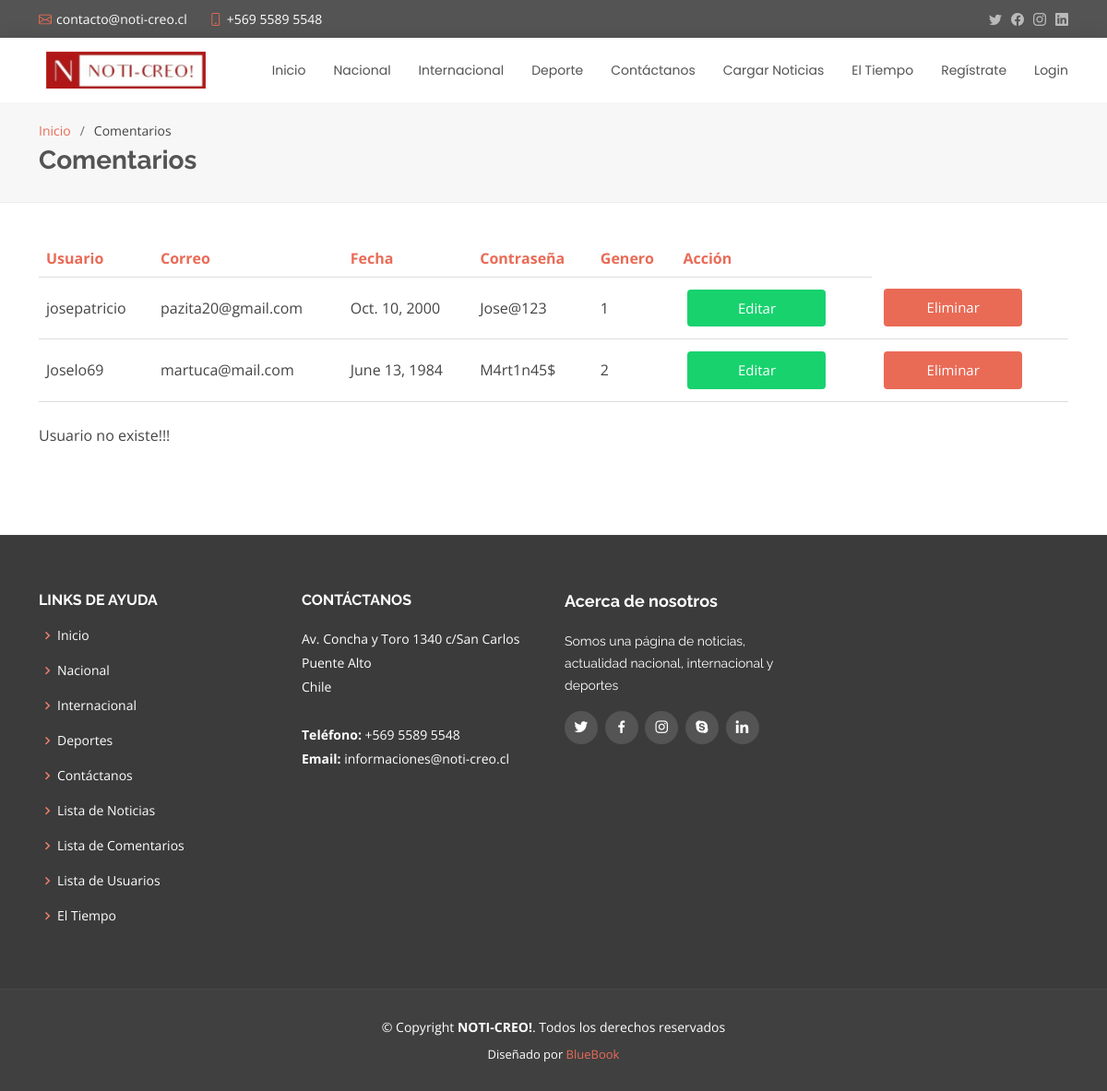
/eliminarUsuario/3, run on the app's committed database.
### core/models.py (models this page shows, shortened)
class Usuario(models.Model):
    TIPO_GENERO = (
        (1, 'Masculino'),
		(2, 'Femenino'),
		(3, 'Otros'),
    )
    TIPO_COMUNA = (
        (1, 'Puente Alto'),
        (2, 'La Florida'),
        (3, 'Pirque'),
        (4, 'Macul'),
        (5, 'Peñalolen'),
        (6, 'San Ramón'),
        (7, 'Cerrillos'),
        (8, 'Cerro Navia'),
        (9, 'Conchalí'),
        (10, 'Estación Central'),
        (11, 'Huechuraba'),
        (12, 'Independencia'),
        (13, 'La Cisterna'),
        (14, 'La Granja'),
        (15, 'La Pintana'),
        (16, 'La Reina'),
        (17, 'Las Condes'),
        (18, 'Lo Barnechea'),
        (19, 'Lo Espejo'),
        (20, 'Lo Prado'),
        (21, 'Maipú'),
        (22, 'Ñuñoa'),
        (23, 'Pedro Aguirre Cerda'),
        (23, 'Providencia'),
        (25, 'Pudahuel'),
        (26, 'Quilicura'),
        (27, 'Quinta Normal'),
        (28, 'Recoleta'),
        (29, 'Renca'),
        (30, 'San Joaquín'),
        (31, 'San Miguel'),
        (32, 'Santiago'),
        (33, 'Vitacura'),
        (34, 'San José de Maipo'),
        (35, 'San Bernardo'),
        (36, 'Calera de Tango'),
        (37, 'Buin'),
        (38, 'Paine'),
        (39, 'Colina'),
        (40, 'Lampa'),
        (41, 'Til-Til'),
        (42, 'Alhué'),
        (43, 'Curacaví'),
        (44, 'María Pinto'),
        (45, 'Melipilla'),
        (46, 'San Pedro'),
        )
    nomUsuario = models.CharField(max_length=50)
    correo = models.EmailField(blank=False)
    nomCompleto = models.CharField(max_length=100)
    rut = models.CharField(max_length=10)
    fechaNac = models.DateField()
    contrasena = models.CharField(max_length=10)
    telefono = models.IntegerField()
    genero = models.IntegerField(choices=TIPO_GENERO)
    direccion = models.CharField(max_length=60)
    ciudad = models.CharField(max_length=50)
    comuna = models.IntegerField(choices=TIPO_COMUNA)

### core/views.py (the view)
# urls.py: path('eliminarUsuario/<str:pk>', eliminarUsuario, name='eliminarUsuario'),
def eliminarUsuario(request, pk):
    try:
        usuario = Usuario.objects.get(id=pk)
        usuario.delete()
        mensaje = 'Usuario Eliminada!!!'
        usuarios = Usuario.objects.all()
        context = {
            'usuarios' : usuarios,
            'mensaje' : mensaje
        }
        return render(request, 'core/listarUsuario.html', context)
    except:
        mensaje = 'Usuario no existe!!!'
        usuarios = Usuario.objects.all()
        context = {
            'usuarios' : usuarios,
            'mensaje' : mensaje
        }
        return render(request, 'core/listarUsuario.html', context)

### core/templates/core/listarUsuario.html (shortened to what this page needs)
{% load static %}
<!DOCTYPE html>
<html lang="en">
<head>
  <link href="{% static 'vendor/animate.css/animate.min.css'%}" rel="stylesheet">
  <link href="{% static 'vendor/bootstrap/css/bootstrap.min.css'%}" rel="stylesheet">
  <link href="{% static 'vendor/bootstrap-icons/bootstrap-icons.css'%}" rel="stylesheet">
  <link href="{% static 'vendor/boxicons/css/boxicons.min.css'%}" rel="stylesheet">
  <link href="{% static 'vendor/glightbox/css/glightbox.min.css'%}" rel="stylesheet">
  <link href="{% static 'vendor/swiper/swiper-bundle.min.css'%}" rel="stylesheet">
  <link href="{% static 'css/style.css'%}" rel="stylesheet">
  <link href="{% static 'css/table.css'%}" rel="stylesheet">
</head>
<body>
  <section id="topbar" class="d-flex align-items-center">
    <div class="container d-flex justify-content-center justify-content-md-between">
      <div class="contact-info d-flex align-items-center">
        <i class="bi bi-envelope d-flex align-items-center"><a href="https://www.gmail.com/">contacto@noti-creo.cl</a></i>
        <i class="bi bi-phone d-flex align-items-center ms-4"><span>+569 5589 5548</span></i>
      </div>
      <br>
      <div class="social-links d-none d-md-flex align-items-center">
        <a href="#" class="twitter"><i class="bi bi-twitter"></i></a>
        <a href="#" class="facebook"><i class="bi bi-facebook"></i></a>
        <a href="#" class="instagram"><i class="bi bi-instagram"></i></a>
        <a href="#" class="linkedin"><i class="bi bi-linkedin"></i></a>
      </div>
    </div>
  </section>
  <header id="header" class="d-flex align-items-center">
    <div class="container d-flex justify-content-between align-items-center">
      <div class="logo">
        <h1><img src="{% static 'img/logoNoti.jpeg'%}" alt=""></h1>
      </div>
      <nav id="navbar" class="navbar">
        <ul>
            <li><a href="{% url 'inicio'%}">Inicio</a></li>
            <li><a href="{% url 'nacional'%}">Nacional</a></li>
            <li><a href="{% url 'internacional'%}">Internacional</a></li>
            <li><a href="{% url 'deporte'%}">Deporte</a></li>
            <li><a href="{% url 'contactoForm'%}">Contáctanos</a></li>
            <li><a href="{% url 'cargaNoticia'%}">Cargar Noticias</a></li>
            <li><a href="{% url 'clima'%}">El Tiempo</a></li>
            {% if not usuario %}
            <li><a href="{% url 'registro'%}">Regístrate</a></li>
            <li><a href="{% url 'login'%}">Login</a></li>
            {% endif %}
        </ul>
      </nav>
    </div>
  </header>
  <main id="main">
    <section id="breadcrumbs" class="breadcrumbs">
      <div class="container">
        <ol>
          <li><a href="{% url 'inicio'%}">Inicio</a></li>
          <li>Comentarios</li>
        </ol>
        <h2>Comentarios</h2>
      </div>
    </section>
    <section id="contact" class="contact">
      <div class="container">
        <table>
          <tr>
            <th>Usuario</th>
            <th>Correo</th>
            <th>Fecha</th>
            <th>Contraseña</th>
            <th>Genero</th>
            <th>Acción</th>
          </tr>
          {% for usuario in usuarios %}
          <tr>
            <td>{{usuario.nomUsuario}}</td>
            <td>{{usuario.correo}}</td>
            <td>{{usuario.fechaNac}}</td>
            <td>{{usuario.contrasena}}</td>
            <td>{{usuario.genero}}</td>
            <td><a href="{% url 'editarUsuario' pk=usuario.id %}" class="button1" style="vertical-align:middle"><span>Editar </span></a></td>
            <td><a href="{% url 'eliminarUsuario' pk=usuario.id %}" class="button" style="vertical-align:middle"><span>Eliminar </span></a></td>
          </tr>
          {% endfor %}
        </table>
        <br>
        {% if mensaje %}
          <p>{{ mensaje }}</p>
        {% endif %}
      </div>
    </section>
  </main>
  <footer id="footer">
    <div class="footer-top">
      <div class="container">
        <div class="row">
          <div class="col-lg-3 col-md-6 footer-links">
            <h4>Links de ayuda</h4>
            <ul>
                <li><i class="bx bx-chevron-right"></i> <a href="{% url 'inicio'%}">Inicio</a></li>
                <li><i class="bx bx-chevron-right"></i> <a href="{% url 'nacional'%}">Nacional</a></li>
                <li><i class="bx bx-chevron-right"></i> <a href="{% url 'internacional'%}">Internacional</a></li>
                <li><i class="bx bx-chevron-right"></i> <a href="{% url 'deporte'%}">Deportes</a></li>
                <li><i class="bx bx-chevron-right"></i> <a href="{% url 'contactoForm'%}">Contáctanos</a></li>
                <li><i class="bx bx-chevron-right"></i> <a href="{% url 'listarNoticia'%}">Lista de Noticias</a></li>
                <li><i class="bx bx-chevron-right"></i> <a href="{% url 'listarComentario'%}">Lista de Comentarios</a></li>
                <li><i class="bx bx-chevron-right"></i> <a href="{% url 'listarUsuario'%}">Lista de Usuarios</a></li>
                <li><i class="bx bx-chevron-right"></i> <a href="{% url 'clima'%}">El Tiempo</a></li>
            </ul>
          </div>
          <div class="col-lg-3 col-md-6 footer-contact">
            <h4>Contáctanos</h4>
            <p>
              Av. Concha y Toro 1340 c/San Carlos
              Puente Alto<br>
              Chile <br><br>
              <strong>Teléfono:</strong> +569 5589 5548<br>
              <strong>Email:</strong> informaciones@noti-creo.cl<br>
            </p>
          </div>
          <div class="col-lg-3 col-md-6 footer-info">
            <h3>Acerca de nosotros</h3>
            <p>Somos una página de noticias, actualidad nacional, internacional y deportes</p>
            <div class="social-links mt-3">
              <a href="#" class="twitter"><i class="bx bxl-twitter"></i></a>
              <a href="#" class="facebook"><i class="bx bxl-facebook"></i></a>
              <a href="#" class="instagram"><i class="bx bxl-instagram"></i></a>
              <a href="#" class="google-plus"><i class="bx bxl-skype"></i></a>
              <a href="#" class="linkedin"><i class="bx bxl-linkedin"></i></a>
            </div>
          </div>
        </div>
      </div>
    </div>
    <div class="container">
      <div class="copyright">
        &copy; Copyright <strong><span>NOTI-CREO!</span></strong>. Todos los derechos reservados
      </div>
      <div class="credits">
        Diseñado por <a href="https://bootstrapmade.com/">BlueBook</a>
      </div>
    </div>
  </footer>
</body>
</html>

### core/static/css/style.css (style rules this page uses)
body { font-family: "Open Sans", sans-serif; color: #444444; }
a { color: #e96b56; text-decoration: none; }
h1, h2, h3, h4, h5, h6 { font-family: "Raleway", sans-serif; }
#topbar { background: #545454; padding: 10px 0; font-size: 14px; }
#topbar .contact-info i { font-style: normal; color: #e96b56; }
#topbar .contact-info i a, #topbar .contact-info i span { padding-left: 5px; color: #fff; }
#topbar .contact-info i a { line-height: 0; transition: 0.3s; }
#topbar .social-links a { color: #bababa; line-height: 0; transition: 0.3s; margin-left: 10px; }
#header { height: 70px; transition: all 0.5s; z-index: 997; transition: all 0.5s; background: #fff; box-shadow: 0px 0px 20px 0px rgba(0, 0, 0, 0.1); }
#header .logo h1 { font-size: 26px; padding: 0 0 0 8px; margin: 11px 0; line-height: 1; font-weight: 700; letter-spacing: 1px; text-transform: uppercase; font-family: "Poppins", sans-serif; }
#header .logo img { padding: 0; margin: 0; max-height: 40px; }
.navbar { padding: 0; }
.navbar ul { margin: 0; padding: 0; display: flex; list-style: none; align-items: center; }
.navbar li { position: relative; }
.navbar a, .navbar a:focus { display: flex; align-items: center; justify-content: space-between; padding: 10px 0 10px 30px; font-family: "Poppins", sans-serif; font-size: 14px; color: #545454; white-space: nowrap; transition: 0.3s; }
section { padding: 0 0 80px 0; }
.breadcrumbs { padding: 20px 0 20px 0; background: #f7f7f7; border-bottom: 1px solid #ededed; margin-bottom: 40px; }
.breadcrumbs h2 { font-size: 28px; font-weight: 700; color: #545454; }
.breadcrumbs ol { display: flex; flex-wrap: wrap; list-style: none; padding: 0 0 5px 0; margin: 0; font-size: 14px; }
.breadcrumbs ol li+li { padding-left: 10px; }
.breadcrumbs ol li+li::before { display: inline-block; padding-right: 10px; color: #6e6e6e; content: "/"; }
#footer { background: #404040; padding: 0 0 30px 0; color: #fff; font-size: 14px; }
#footer .footer-top { background: #3b3b3b; border-top: 1px solid #474747; border-bottom: 1px solid #474747; padding: 60px 0 30px 0; }
#footer .footer-top .footer-info { margin-bottom: 30px; }
#footer .footer-top .footer-info h3 { font-size: 18px; margin: 0 0 20px 0; padding: 2px 0 2px 0; line-height: 1; font-weight: 700; }
#footer .footer-top .footer-info p { font-size: 14px; line-height: 24px; margin-bottom: 0; font-family: "Raleway", sans-serif; color: #fff; }
#footer .footer-top .social-links a { font-size: 18px; display: inline-block; background: #545454; color: #fff; line-height: 1; padding: 8px 0; margin-right: 4px; border-radius: 50%; text-align: center; width: 36px; height: 36px; transition: 0.3s; }
#footer .footer-top h4 { font-size: 16px; font-weight: bold; color: #fff; text-transform: uppercase; position: relative; padding-bottom: 12px; }
#footer .footer-top .footer-links { margin-bottom: 30px; }
#footer .footer-top .footer-links ul { list-style: none; padding: 0; margin: 0; }
#footer .footer-top .footer-links ul i { padding-right: 2px; color: #ec7f6d; font-size: 18px; line-height: 1; }
#footer .footer-top .footer-links ul li { padding: 10px 0; display: flex; align-items: center; }
#footer .footer-top .footer-links ul li:first-child { padding-top: 0; }
#footer .footer-top .footer-links ul a { color: #fff; transition: 0.3s; display: inline-block; line-height: 1; }
#footer .footer-top .footer-contact { margin-bottom: 30px; }
#footer .footer-top .footer-contact p { line-height: 26px; }
#footer .copyright { text-align: center; padding-top: 30px; }
#footer .credits { padding-top: 10px; text-align: center; font-size: 13px; color: #fff; }

### core/static/css/table.css (style rules this page uses)
table { border-collapse: collapse; width: 100%; }
th { color: #e96b56; }
th, td { padding: 8px; text-align: left; border-bottom: 1px solid #DDD; }
.button { display: inline-block; border-radius: 4px; background-color: #e96b56; border: none; color: #FFFFFF; text-align: center; font-size: 15px; padding: 9px; width: 150px; transition: all 0.5s; cursor: pointer; margin: 5px; }
.button1 { display: inline-block; border-radius: 4px; background-color: #18d26e; border: none; color: #FFFFFF; text-align: center; font-size: 15px; padding: 9px; width: 150px; transition: all 0.5s; cursor: pointer; margin: 5px; }
.button span { cursor: pointer; display: inline-block; position: relative; transition: 0.5s; }
.button span:after { content: '\00bb'; position: absolute; opacity: 0; top: 0; right: -20px; transition: 0.5s; }

### data on the page
Usuario: nomUsuario "josepatricio", correo "pazita20@gmail.com", fechaNac "Oct. 10, 2000", contrasena "Jose@123", genero "1"
Usuario: nomUsuario "Joselo69", correo "martuca@mail.com", fechaNac "June 13, 1984", contrasena "M4rt1n45$", genero "2"

### other printed values
{{ mensaje }} "Usuario no existe!!!"
